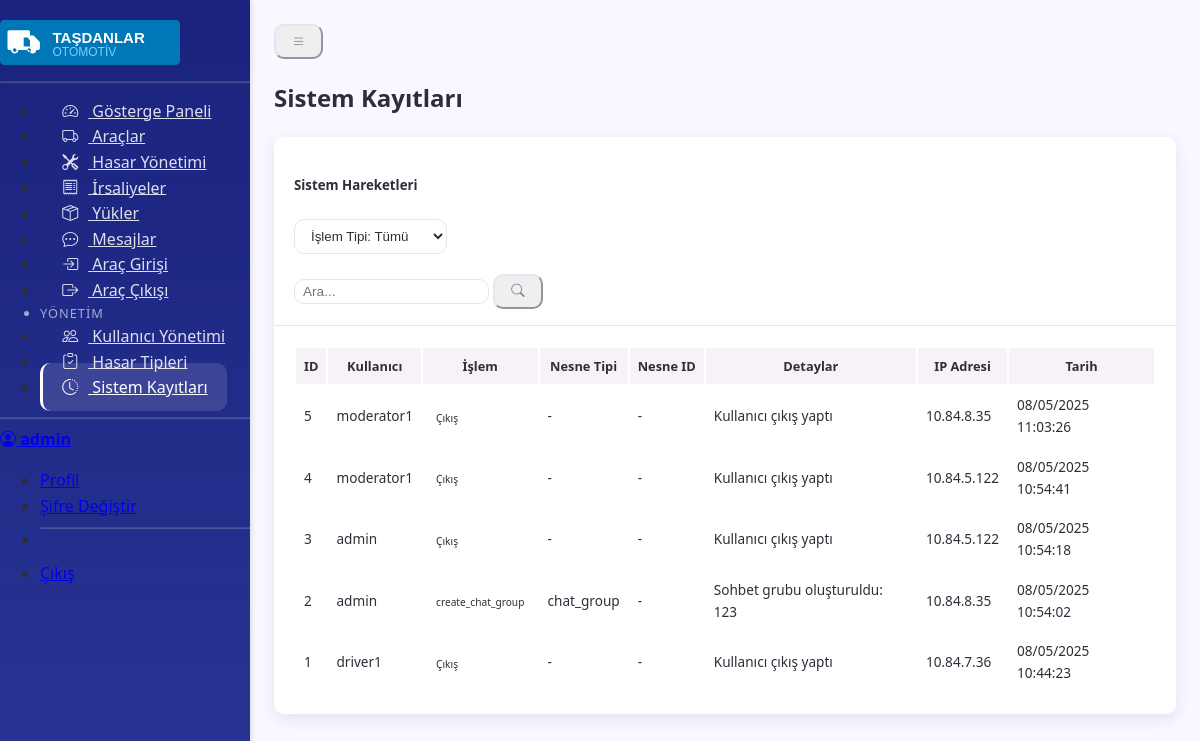
Page /admin/activity-logs (signed in) on the committed database.
### models.py (models this page shows, shortened)
class User(UserMixin, db.Model):
    __tablename__ = 'users'
    id = db.Column(db.Integer, primary_key=True)
    username = db.Column(db.String(64), unique=True, nullable=False)
    email = db.Column(db.String(120), unique=True, nullable=False)
    password_hash = db.Column(db.String(256), nullable=False)
    first_name = db.Column(db.String(100))
    last_name = db.Column(db.String(100))
    phone = db.Column(db.String(20))
    role = db.Column(db.String(20), default='driver')  # admin, moderator, driver
    license_plate = db.Column(db.String(20))  # Only for drivers
    is_active = db.Column(db.Boolean, default=True)
    work_status = db.Column(db.String(20), default='inactive')  # active, inactive, break
    current_location = db.Column(db.String(100))  # Şoförün güncel konumu
    employee_id = db.Column(db.String(20), unique=True)  # Çalışan numarası
    department = db.Column(db.String(50))  # Departman
    position = db.Column(db.String(50))  # Pozisyon
    hire_date = db.Column(db.Date)  # İşe başlama tarihi
    created_at = db.Column(db.DateTime, default=datetime.utcnow)
    updated_at = db.Column(db.DateTime, default=datetime.utcnow, onupdate=datetime.utcnow)
    vehicle_entries = relationship("VehicleEntry", back_populates="driver")
    vehicle_exits = relationship("VehicleExit", back_populates="driver")

class ActivityLog(db.Model):
    __tablename__ = 'activity_logs'
    id = db.Column(db.Integer, primary_key=True)
    user_id = db.Column(db.Integer, ForeignKey('users.id'))
    action = db.Column(db.String(100), nullable=False)
    entity_type = db.Column(db.String(50))  # vehicle, damage, delivery, load
    entity_id = db.Column(db.Integer)
    details = db.Column(db.Text)
    ip_address = db.Column(db.String(45))
    created_at = db.Column(db.DateTime, default=datetime.utcnow)
    user = relationship("User")

### routes/admin.py (the view)
    def wrapper(*args, **kwargs):
        if not current_user.is_authenticated or current_user.role not in ['admin', 'moderator']:
            abort(403)
        return func(*args, **kwargs)

### templates/admin/activity_logs.html (shortened to what this page needs)
{% extends "base.html" %}
{% block page_title %}Sistem Kayıtları{% endblock %}
{% block content %}
<div class="card shadow-sm">
    <div class="card-header bg-transparent">
        <div class="d-flex justify-content-between align-items-center flex-wrap">
            <h5 class="mb-0">Sistem Hareketleri</h5>
            <div class="d-flex flex-wrap mt-2 mt-md-0">
                <form action="{{ url_for('admin.activity_logs') }}" method="GET" class="d-flex gap-2">
                    <div class="form-group">
                        <select name="action" class="form-select form-select-sm" onchange="this.form.submit()">
                            <option value="tümü" {% if action_filter == 'tümü' %}selected{% endif %}>İşlem Tipi: Tümü</option>
                        </select>
                    </div>
                </form>
                <form class="ms-2" action="{{ url_for('admin.activity_logs') }}" method="GET">
                    <div class="input-group">
                        <input type="text" class="form-control form-control-sm" placeholder="Ara..." name="search" value="{{ search }}">
                        <button class="btn btn-outline-secondary btn-sm" type="submit">
                            <i class="bi bi-search"></i>
                        </button>
                    </div>
                </form>
            </div>
        </div>
    </div>
    <div class="card-body p-0">
        <div class="table-responsive">
            <table class="table table-hover table-striped table-compact mb-0">
                <thead>
                    <tr>
                        <th scope="col">ID</th>
                        <th scope="col">Kullanıcı</th>
                        <th scope="col">İşlem</th>
                        <th scope="col">Nesne Tipi</th>
                        <th scope="col">Nesne ID</th>
                        <th scope="col">Detaylar</th>
                        <th scope="col">IP Adresi</th>
                        <th scope="col">Tarih</th>
                    </tr>
                </thead>
                <tbody>
                    {% if logs.items %}
                        {% for log in logs.items %}
                            <tr>
                                <td>{{ log.id }}</td>
                                <td>{{ log.user.username if log.user else "Sistem" }}</td>
                                <td>
                                    {% if log.action == 'login' %}
                                        <span class="badge bg-success">Giriş</span>
                                    {% elif log.action == 'logout' %}
                                        <span class="badge bg-secondary">Çıkış</span>
                                    {% elif log.action == 'profile_update' %}
                                        <span class="badge bg-info">Profil Güncelleme</span>
                                    {% elif log.action == 'password_change' %}
                                        <span class="badge bg-warning text-dark">Şifre Değişikliği</span>
                                    {% elif log.action.endswith('_create') %}
                                        <span class="badge bg-primary">Oluşturma</span>
                                    {% elif log.action.endswith('_update') %}
                                        <span class="badge bg-info">Güncelleme</span>
                                    {% elif log.action.endswith('_delete') %}
                                        <span class="badge bg-danger">Silme</span>
                                    {% else %}
                                        <span class="badge bg-dark">{{ log.action }}</span>
                                    {% endif %}
                                </td>
                                <td>{{ log.entity_type or "-" }}</td>
                                <td>{{ log.entity_id or "-" }}</td>
                                <td>{{ log.details }}</td>
                                <td>{{ log.ip_address }}</td>
                                <td>{{ log.created_at.strftime('%d/%m/%Y %H:%M:%S') }}</td>
                            </tr>
                        {% endfor %}
                    {% else %}
                        <tr>
                            <td colspan="8" class="text-center py-3">Sistem kaydı bulunamadı.</td>
                        </tr>
                    {% endif %}
                </tbody>
            </table>
        </div>
    </div>
</div>
{% endblock %}

### templates/base.html (shortened to what this page needs)
<!doctype html>
<html lang="tr" data-bs-theme="light">
    <head>
        <link
            rel="stylesheet"
            href="https://cdn.replit.com/agent/bootstrap-agent-dark-theme.min.css"
        />
        <link
            rel="stylesheet"
            href="https://cdn.jsdelivr.net/npm/bootstrap-icons@1.11.3/font/bootstrap-icons.min.css"
        />
        <link
            rel="stylesheet"
            href="{{ url_for('static', filename='css/styles-new.css') }}"
        />
        <link
            rel="stylesheet"
            href="{{ url_for('static', filename='css/damage-system.css') }}"
        />
    </head>
    <body>
        {% if current_user.is_authenticated %}
        <div class="sidebar" id="sidebar">
            <div class="sidebar-sticky p-3">
                <div
                    class="d-flex align-items-center justify-content-center mb-3"
                >
                    <img
                        src="{{ url_for('static', filename='img/company-logo.svg') }}"
                        alt="Taşdanlar Otomotiv"
                        class="img-fluid mb-2"
                        style="max-width: 180px"
                    />
                </div>
                <hr />
                <ul class="nav nav-pills flex-column mb-auto">
                    {% if current_user.role in ['admin', 'moderator'] %}
                    <li class="nav-item">
                        <a
                            href="{{ url_for('admin.dashboard') }}"
                            class="nav-link {% if request.endpoint == 'admin.dashboard' %}active{% endif %}"
                        >
                            <i class="bi bi-speedometer2"></i> Gösterge Paneli
                        </a>
                    </li>
                    {% endif %} {% if current_user.role in ['admin',
                    'moderator'] %}
                    <li class="nav-item">
                        <a
                            href="{{ url_for('vehicles.index') }}"
                            class="nav-link {% if request.endpoint.startswith('vehicles.') %}active{% endif %}"
                        >
                            <i class="bi bi-truck"></i> Araçlar
                        </a>
                    </li>
                    <li class="nav-item">
                        <a
                            href="{{ url_for('damages.index') }}"
                            class="nav-link {% if request.endpoint.startswith('damages.') %}active{% endif %}"
                        >
                            <i class="bi bi-tools"></i> Hasar Yönetimi
                        </a>
                    </li>
                    {% endif %}
                    <li class="nav-item">
                        <a
                            href="{{ url_for('deliveries.index') }}"
                            class="nav-link {% if request.endpoint.startswith('deliveries.') %}active{% endif %}"
                        >
                            <i class="bi bi-receipt"></i> İrsaliyeler
                        </a>
                    </li>
                    <li class="nav-item">
                        <a
                            href="{{ url_for('loads.index') }}"
                            class="nav-link {% if request.endpoint.startswith('loads.') %}active{% endif %}"
                        >
                            <i class="bi bi-box-seam"></i> Yükler
                        </a>
                    </li>
                    <li class="nav-item">
                        <a
                            href="{{ url_for('chat.index') }}"
                            class="nav-link {% if request.endpoint.startswith('chat.') %}active{% endif %}"
                        >
                            <i class="bi bi-chat-dots"></i> Mesajlar
                        </a>
                    </li>
                    {% if current_user.role in ['admin', 'moderator'] %}
                    <li class="nav-item">
                        <a
                            href="{{ url_for('vehicles.vehicle_entry') }}"
                            class="nav-link {% if request.endpoint == 'vehicles.vehicle_entry' %}active{% endif %}"
                        >
                            <i class="bi bi-box-arrow-in-right"></i> Araç Girişi
                        </a>
                    </li>
                    <li class="nav-item">
                        <a
                            href="{{ url_for('vehicles.vehicle_exit') }}"
                            class="nav-link {% if request.endpoint == 'vehicles.vehicle_exit' %}active{% endif %}"
                        >
                            <i class="bi bi-box-arrow-right"></i> Araç Çıkışı
                        </a>
                    </li>
                    {% endif %} {% if current_user.role == 'admin' %}
                    <li
                        class="sidebar-heading d-flex justify-content-between align-items-center px-3 mt-4 mb-1"
                    >
                        <span>Yönetim</span>
                    </li>
                    <li class="nav-item">
                        <a
                            href="{{ url_for('admin.users') }}"
                            class="nav-link {% if request.endpoint == 'admin.users' %}active{% endif %}"
                        >
                            <i class="bi bi-people"></i> Kullanıcı Yönetimi
                        </a>
                    </li>
                    <li class="nav-item">
                        <a
                            href="{{ url_for('damages.damage_types') }}"
                            class="nav-link {% if request.endpoint == 'damages.damage_types' %}active{% endif %}"
                        >
                            <i class="bi bi-clipboard-check"></i> Hasar Tipleri
                        </a>
                    </li>
                    <li class="nav-item">
                        <a
                            href="{{ url_for('admin.activity_logs') }}"
                            class="nav-link {% if request.endpoint == 'admin.activity_logs' %}active{% endif %}"
                        >
                            <i class="bi bi-clock-history"></i> Sistem Kayıtları
                        </a>
                    </li>
                    {% endif %}
                </ul>
                <hr />
                <div class="dropdown">
                    <a
                        href="#"
                        class="d-flex align-items-center text-white text-decoration-none dropdown-toggle"
                        id="dropdownUser1"
                        data-bs-toggle="dropdown"
                        aria-expanded="false"
                    >
                        <i class="bi bi-person-circle me-2"></i>
                        <strong>{{ current_user.username }}</strong>
                    </a>
                    <ul
                        class="dropdown-menu dropdown-menu-dark text-small shadow"
                        aria-labelledby="dropdownUser1"
                    >
                        <li>
                            <a
                                class="dropdown-item"
                                href="{{ url_for('auth.profile') }}"
                                >Profil</a
                            >
                        </li>
                        <li>
                            <a
                                class="dropdown-item"
                                href="{{ url_for('auth.change_password') }}"
                                >Şifre Değiştir</a
                            >
                        </li>
                        <li><hr class="dropdown-divider" /></li>
                        <li>
                            <a
                                class="dropdown-item"
                                href="{{ url_for('auth.logout') }}"
                                >Çıkış</a
                            >
                        </li>
                    </ul>
                </div>
            </div>
        </div>
        <main class="main-content" id="main-content">
            <div class="d-flex justify-content-between align-items-center mb-4">
                <button
                    type="button"
                    id="sidebarToggleBtn"
                    class="btn btn-sm btn-outline-secondary d-md-none"
                >
                    <i class="bi bi-list"></i>
                </button>
                <h2 class="mb-0">
                    {% block page_title %}Mesajlaşma{% endblock %}
                </h2>
            </div>
            {% block content %}{% endblock %}
        </main>
        {% else %}
        <div class="content-wrapper">
            {% block auth_content %}{% endblock %}
        </div>
        {% endif %}
    </body>
</html>

### rows in the picture
User: username "admin"
ActivityLog: id "5", user "moderator1", action "Çıkış", entity_type "-", entity_id "-", details "Kullanıcı çıkış yaptı", ip_address "10.84.8.35", created_at "08/05/2025 11:03:26"
ActivityLog: id "4", user "moderator1", action "Çıkış", entity_type "-", entity_id "-", details "Kullanıcı çıkış yaptı", ip_address "10.84.5.122", created_at "08/05/2025 10:54:41"
ActivityLog: id "3", user "admin", action "Çıkış", entity_type "-", entity_id "-", details "Kullanıcı çıkış yaptı", ip_address "10.84.5.122", created_at "08/05/2025 10:54:18"
ActivityLog: id "2", user "admin", action "create_chat_group", entity_type "chat_group", entity_id "-", details "Sohbet grubu oluşturuldu: 123", ip_address "10.84.8.35", created_at "08/05/2025 10:54:02"
ActivityLog: id "1", user "driver1", action "Çıkış", entity_type "-", entity_id "-", details "Kullanıcı çıkış yaptı", ip_address "10.84.7.36", created_at "08/05/2025 10:44:23"
